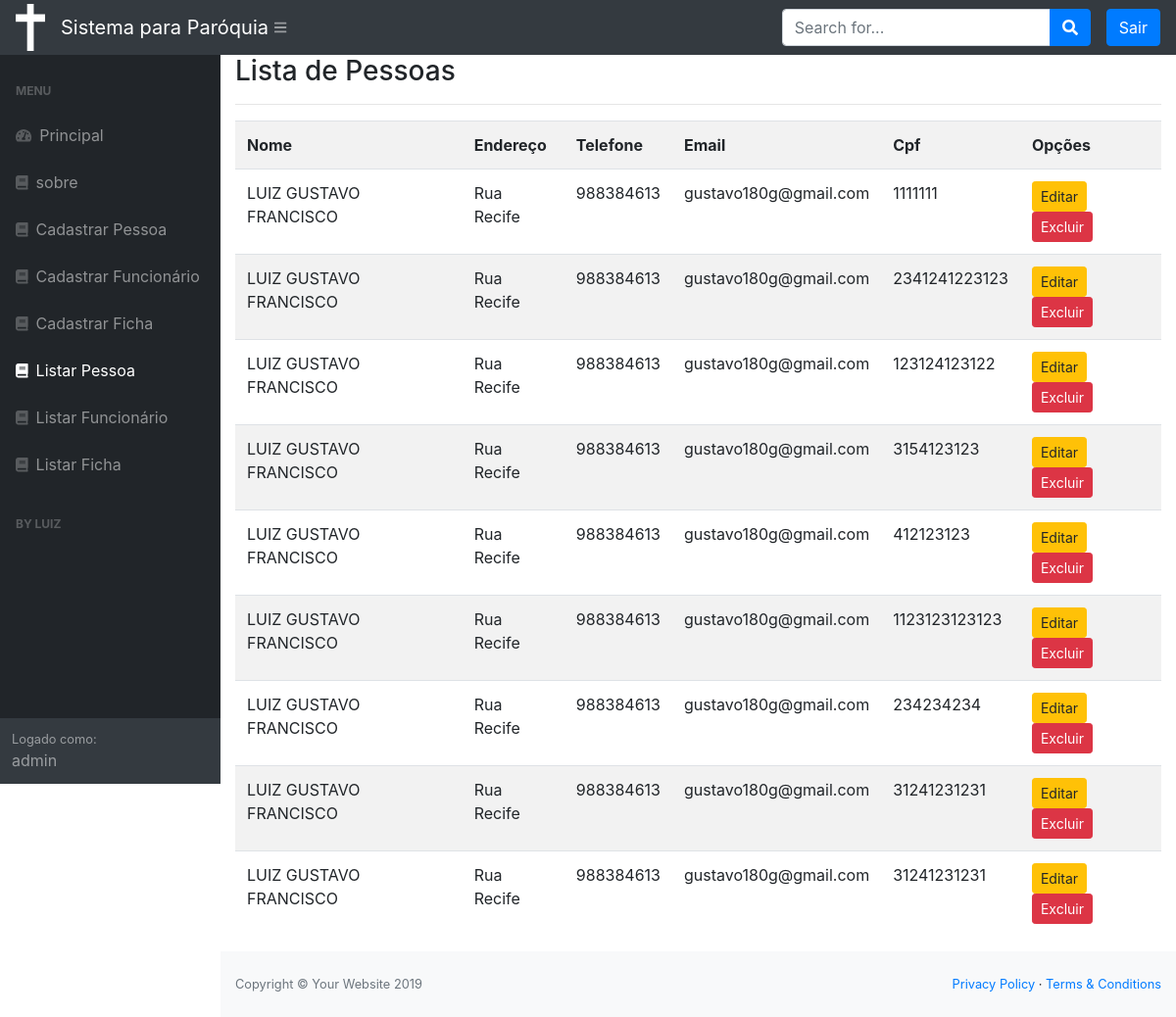
The app's page /listar/pessoa/ (signed in) with its own data.
### cadastros/models.py (models this page shows, shortened)
class Pessoa(models.Model):
    nome = models.CharField(max_length=50)
    endereco = models.CharField(max_length=50, verbose_name="Endereço", unique=True)
    telefone = models.IntegerField()
    email = models.CharField(max_length=50, unique=True)
    cpf = models.IntegerField(unique=True)

### cadastros/views.py (the view)
# urls.py: path('listar/pessoa/', PessoaList.as_view(), name="listar-pessoa"),
class PessoaList(LoginRequiredMixin, ListView):
    login_url = reverse_lazy('login')
    model = Pessoa
    template_name = 'cadastros/listas/pessoa.html'

### cadastros/templates/cadastros/listas/pessoa.html
{% extends 'paginas/modelo.html' %}
{% load static %}
{% block conteudo %}
    <h3>Lista de Pessoas </h3>
<hr>
<div class="table-responsive">
    <table class="table table-striped">
        <tr>
            <th>Nome</th>
            <th>Endereço</th>
            <th>Telefone</th>
            <th>Email</th>
            <th>Cpf</th>
            <th>Opções</th>
        </tr>
        {% for pessoa in object_list %}
        <tr>
            <td>{{ pessoa.nome }}</td>
            <td> {{ pessoa.endereco }} </td>
            <td> {{ pessoa.telefone }} </td>
            <td> {{ pessoa.email }} </td>
            <td> {{ pessoa.cpf }} </td>
            <td>
                <a href="{% url 'editar-pessoa' pessoa.pk %}" class="btn btn-warning btn-sm">Editar</a>
                <a href="{% url 'excluir-pessoa' pessoa.pk %}" class="btn btn-danger btn-sm">Excluir</a>
             </td>
        </tr>
        {% empty %}
        <tr>
            <td colspan="3">Nenhuma pessoa registrada!</td>
        </tr>
        {% endfor %}
    </table>
</div>
{% endblock %}

### paginas/templates/paginas/modelo.html (shortened to what this page needs)
{% load static %}
<!DOCTYPE html>
<html lang="en">
    <head>
        <link rel="stylesheet" href="{% static 'base/dist/css/styles.css' %}">
        <link rel="stylesheet" href="{% static 'css/bootstrap.min.css' %}">
        <link href="https://cdn.datatables.net/1.10.20/css/dataTables.bootstrap4.min.css" rel="stylesheet" />
    </head>
    <body class="sb-nav-fixed">
        {% block cabecalho %}
        <nav class="sb-topnav navbar navbar-expand navbar-dark bg-dark">
            <img src="{% static 'img/logo.png' %}" width="30" alt="">
            <a class="navbar-brand" href="{% url 'index' %}" >  Sistema para Paróquia </a><button class="btn btn-link btn-sm order-1 order-lg-0" id="sidebarToggle" href="#"><i class="fas fa-bars"></i></button
            >
            <form class="d-none d-md-inline-block form-inline ml-auto mr-0 mr-md-3 my-2 my-md-0">
                <div class="input-group">
                    <input class="form-control" type="text" placeholder="Search for..." aria-label="Search" aria-describedby="basic-addon2" />
                    <div class="input-group-append">
                        <button class="btn btn-primary" type="button"><i class="fas fa-search"></i></button>
                    </div>
                </div>
            </form>
            <ul class="navbar-nav ml-auto ml-md-0">
                {% if request.user.is_authenticated %}
                    <a class="btn btn-primary"  href="{% url 'logout' %}" href="login.html">Sair</a>
                {% else %}
                   <a class="btn btn-primary"  href="{% url 'login' %}" href="login.html">Login</a>
                {% endif %}
            </ul>
        </nav>
        {% endblock %}
        {% block menu %}
        <div id="layoutSidenav">
                <div id="layoutSidenav_nav">
                    <nav class="sb-sidenav accordion sb-sidenav-dark" id="sidenavAccordion">
                        <div class="sb-sidenav-menu">
                            <div class="nav">
                                <div class="sb-sidenav-menu-heading">Menu</div>
                                <a class="nav-link" href="{% url 'index' %}"
                                    ><div class="sb-nav-link-icon"><i class="fas fa-tachometer-alt"></i></div>
                                    Principal</a>
                                <a class="nav-link" href="{% url 'sobre' %}"
                                    ><div class="sb-nav-link-icon"><i class="fa fa-book"></i></div>
                                    sobre</a>
                                <a class="nav-link" href="{% url 'cadastrar-pessoa' %}"
                                    ><div class="sb-nav-link-icon"><i class="fa fa-book"></i></div>
                                    Cadastrar Pessoa</a>
                                <a class="nav-link" href="{% url 'cadastrar-funcionario' %}"
                                    ><div class="sb-nav-link-icon"><i class="fa fa-book"></i></div>
                                    Cadastrar Funcionário</a>
                                <a class="nav-link" href="{% url 'cadastrar-ficha' %}"
                                    ><div class="sb-nav-link-icon"><i class="fa fa-book"></i></div>
                                    Cadastrar Ficha</a>
                                    <a class="nav-link" href="{% url 'listar-pessoa' %}"
                                    ><div class="sb-nav-link-icon"><i class="fa fa-book"></i></div>
                                    Listar Pessoa</a>
                                <a class="nav-link" href="{% url 'listar-funcionario' %}"
                                    ><div class="sb-nav-link-icon"><i class="fa fa-book"></i></div>
                                    Listar Funcionário</a>
                                <a class="nav-link" href="{% url 'listar-ficha' %}"
                                    ><div class="sb-nav-link-icon"><i class="fa fa-book"></i></div>
                                    Listar Ficha</a>
                                <div class="sb-sidenav-menu-heading">By Luiz</div>
                            </div>
                        </div>
                        <div class="sb-sidenav-footer">
                            <div class="small">Logado como:</div>
                            {{ request.user }}
                        </div>
                    </nav>
                </div>
                {% endblock %}
            <div id="layoutSidenav_content">
                <main>
                    <div class="container-fluid">
                        {% block conteudo %}{% endblock %}
                    </div>
                </main>
                <footer class="py-4 bg-light mt-auto">
                    <div class="container-fluid">
                        <div class="d-flex align-items-center justify-content-between small">
                            <div class="text-muted">Copyright &copy; Your Website 2019</div>
                            <div>
                                <a href="#">Privacy Policy</a>
                                &middot;
                                <a href="#">Terms &amp; Conditions</a>
                            </div>
                        </div>
                    </div>
                </footer>
            </div>
        </div>
    </body>
</html>

### records on screen
Pessoa: nome "LUIZ GUSTAVO FRANCISCO", endereco "Rua Recife", telefone "988384613", email "gustavo180g@gmail.com", cpf "1111111"
Pessoa: nome "LUIZ GUSTAVO FRANCISCO", endereco "Rua Recife", telefone "988384613", email "gustavo180g@gmail.com", cpf "2341241223123"
Pessoa: nome "LUIZ GUSTAVO FRANCISCO", endereco "Rua Recife", telefone "988384613", email "gustavo180g@gmail.com", cpf "123124123122"
Pessoa: nome "LUIZ GUSTAVO FRANCISCO", endereco "Rua Recife", telefone "988384613", email "gustavo180g@gmail.com", cpf "3154123123"
Pessoa: nome "LUIZ GUSTAVO FRANCISCO", endereco "Rua Recife", telefone "988384613", email "gustavo180g@gmail.com", cpf "412123123"
Pessoa: nome "LUIZ GUSTAVO FRANCISCO", endereco "Rua Recife", telefone "988384613", email "gustavo180g@gmail.com", cpf "1123123123123"
Pessoa: nome "LUIZ GUSTAVO FRANCISCO", endereco "Rua Recife", telefone "988384613", email "gustavo180g@gmail.com", cpf "234234234"
Pessoa: nome "LUIZ GUSTAVO FRANCISCO", endereco "Rua Recife", telefone "988384613", email "gustavo180g@gmail.com", cpf "31241231231"
Pessoa: nome "LUIZ GUSTAVO FRANCISCO", endereco "Rua Recife", telefone "988384613", email "gustavo180g@gmail.com", cpf "31241231231"

### other values on screen
{{ request.user }} "admin"
